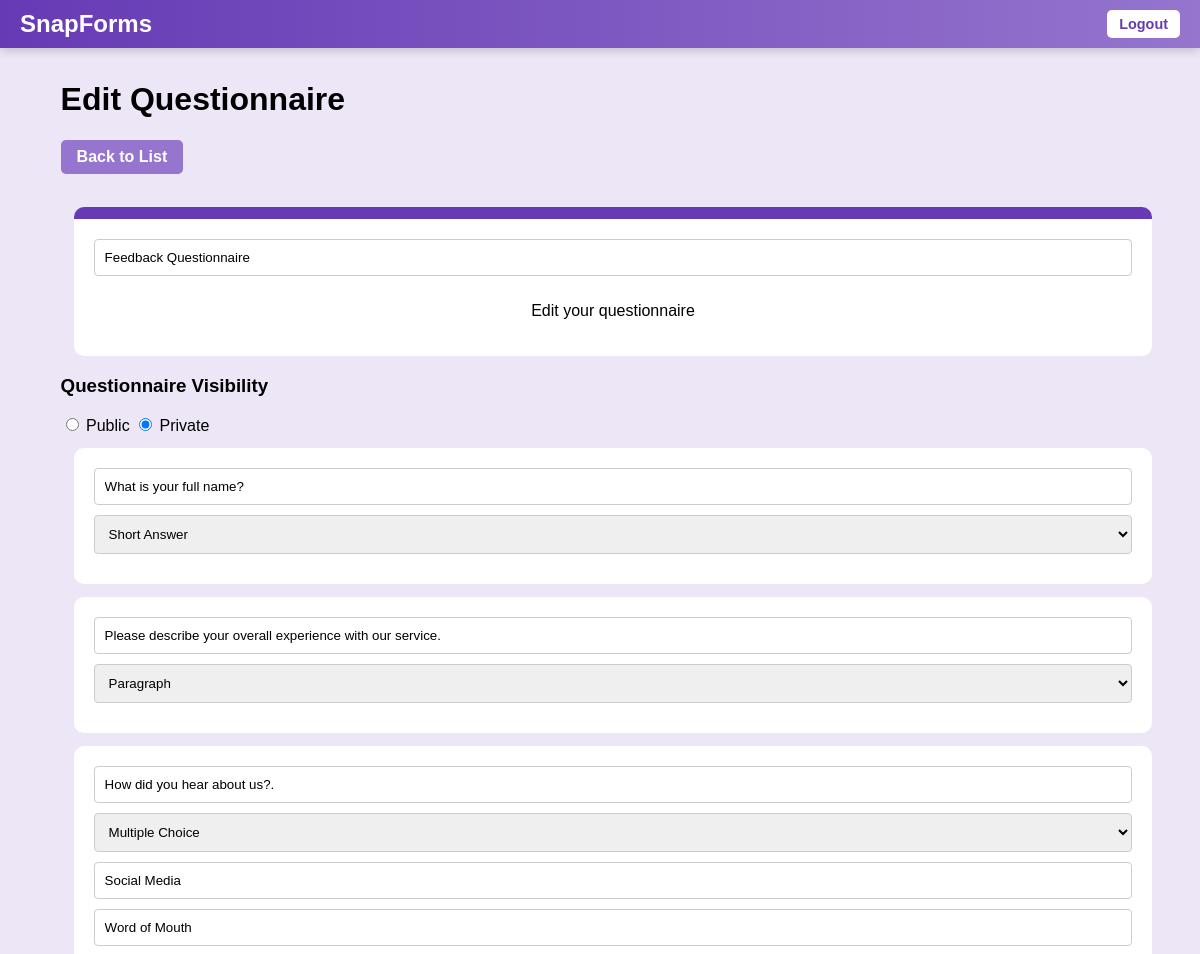
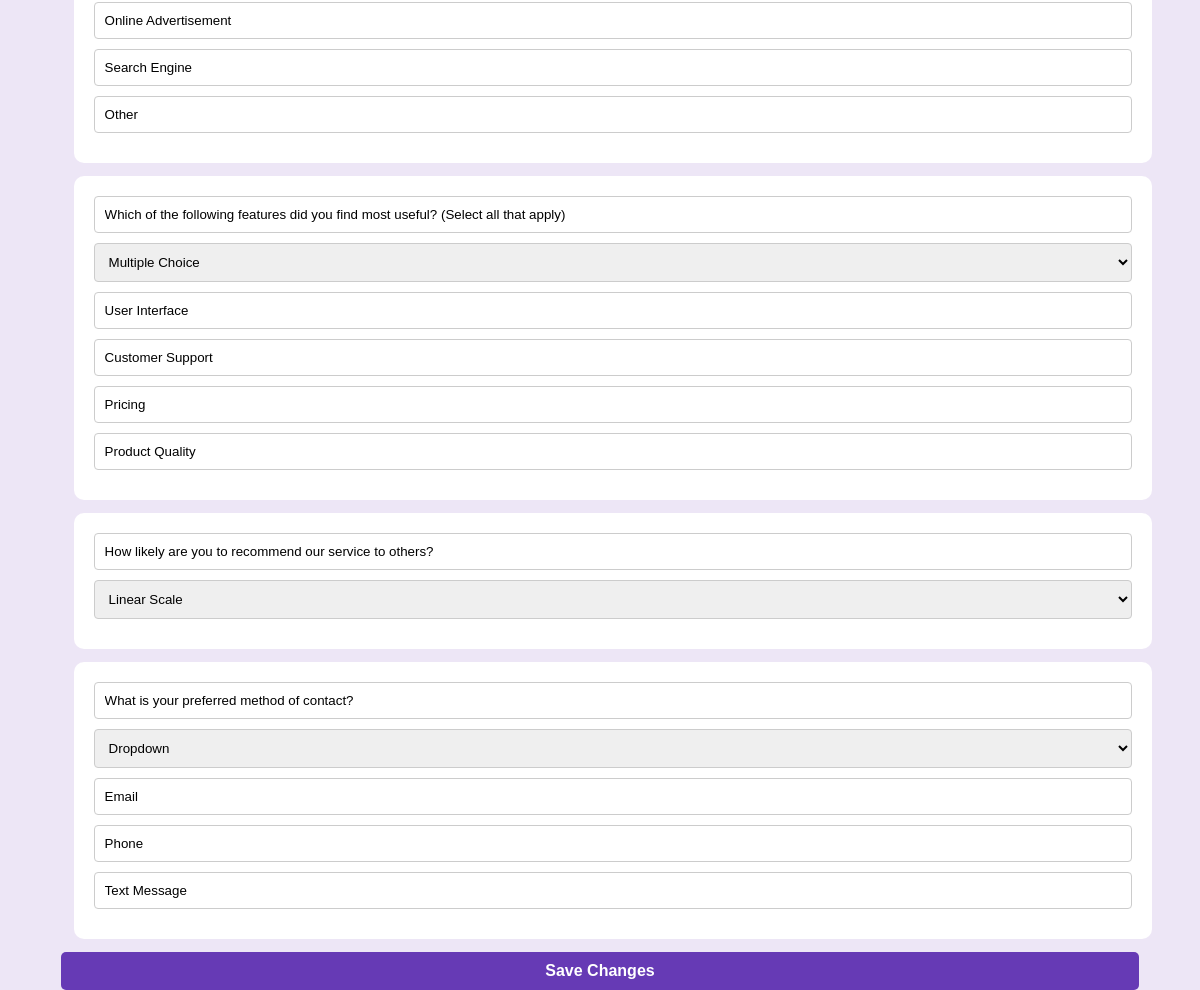
/edit/41/ (signed in), run on the app's committed database (2 pictures, top to bottom).
### accounts/models.py (models this page shows, shortened)
class Questionnaire(models.Model):
    title = models.CharField(max_length=255)
    created_at = models.DateTimeField(auto_now_add=True)
    user = models.ForeignKey(UserProfile, on_delete=models.CASCADE, related_name='questionnaires_users')
    is_public = models.BooleanField(default=True)  # Added field for public/private visibility

class Question(models.Model):
    QUESTION_TYPES = (
        ('short_answer', 'Short Answer'),
        ('paragraph', 'Paragraph'),
        ('multiple_choice', 'Multiple Choice'),
        ('checkboxes', 'Checkboxes'),
        ('dropdown', 'Dropdown'),
        ('linear_scale', 'Linear Scale'),
    )
    questionnaire = models.ForeignKey(Questionnaire, related_name='questions', on_delete=models.CASCADE)
    text = models.CharField(max_length=255)
    question_type = models.CharField(max_length=20, choices=QUESTION_TYPES)

class Option(models.Model):
    question = models.ForeignKey(Question, related_name='options', on_delete=models.CASCADE)
    text = models.CharField(max_length=255)

### accounts/views.py (the view, shortened to what this page needs)
# urls.py: path('edit/<int:pk>/', views.EditQuestionnaireView.as_view(), name='edit_questionnaire')
@method_decorator(login_required, name='dispatch')
class EditQuestionnaireView(TemplateView):
    template_name = 'edit_questionnaire.html'
    def get_context_data(self, **kwargs):
        context = super().get_context_data(**kwargs)
        questionnaire_id = self.kwargs['pk']
        questionnaire = get_object_or_404(Questionnaire, id=questionnaire_id, user__user=self.request.user)
        context['questionnaire'] = questionnaire
        context['questions'] = questionnaire.questions.all()
        context['question_types'] = Question.QUESTION_TYPES  # Pass question types to the template
        return context

### accounts/templates/edit_questionnaire.html (shortened to what this page needs)
{% extends 'base.html' %}
{% block content %}
    <nav class="navbar">
        <div class="logo">SnapForms</div>
        {% if user.is_authenticated %}
            <button class="logout-button" onclick="handleLogout()">Logout</button>
        {% endif %}
    </nav>
    <div class="container">
        <h1>Edit Questionnaire</h1>
        <a href="{% url 'list_questionnaires' %}" class="back-button">Back to List</a>
        <form method="post">
            <div class="main">
                <input type="text" id="formHeading" name="title" value="{{ questionnaire.title }}" required>
                <p>Edit your questionnaire</p>
            </div>
            <div class="form-visibility">
                <h3>Questionnaire Visibility</h3>
                <div class="radio-group">
                    <label>
                        <input type="radio" name="visibility" value="public" {% if questionnaire.is_public %}checked{% endif %}> Public
                    </label>
                    <label>
                        <input type="radio" name="visibility" value="private" {% if not questionnaire.is_public %}checked{% endif %}> Private
                    </label>
                </div>
            </div>
            <div id="questionsContainer">
                {% for question in questions %}
                    <div class="question">
                        <input type="text" name="question_text_{{ question.id }}" value="{{ question.text }}" required>
                        <select name="question_type_{{ question.id }}" required>
                            {% for type in question_types %}
                                <option value="{{ type.0 }}" {% if type.0 == question.question_type %}selected{% endif %}>{{ type.1 }}</option>
                            {% endfor %}
                        </select>
                        {% if question.question_type in 'multiple_choice,checkboxes,dropdown' %}
                            <div class="options">
                                {% for option in question.options.all %}
                                    <input type="text" name="options_{{ question.id }}" value="{{ option.text }}" required>
                                {% endfor %}
                            </div>
                        {% endif %}
                    </div>
                {% endfor %}
            </div>
            <div class="form-actions">
                <button type="submit" class="submit-btn">Save Changes</button>
            </div>
        </form>
    </div>
{% endblock %}

### accounts/templates/base.html (style rules this page uses)
* { font-family: poppins, Arial, sans-serif; box-sizing: border-box; }
body { margin: 0; padding: 0; background-color: #ede6f6; display: flex; justify-content: center; }
.main { background-color: white; border-top: 12px solid #663ab5; border-radius: 10px; margin: 13px; padding: 20px; text-align: center; }
.question { background-color: white; margin: 13px; padding: 20px; border-radius: 10px; position: relative; }
input[type="text"], textarea, select { width: 100%; padding: 10px; margin-bottom: 10px; border: 1px solid #ccc; border-radius: 4px; }
.submit-btn { width: 100%; padding: 10px; background-color: #663ab5; color: white; border: none; border-radius: 4px; cursor: pointer; }
.main { background-color: white; border-top: 12px solid #663ab5; border-radius: 10px; margin: 13px; padding: 20px; text-align: center; width: 100%; }
.question { background-color: white; margin: 13px; padding: 20px; border-radius: 10px; position: relative; width: 100%; }

### accounts/templates/edit_questionnaire.html (style rules this page uses)
body { padding-top: 60px; }
.navbar { position: fixed; top: 0; left: 0; width: 100%; background: linear-gradient(90deg, #663ab5 0%, #9575cd 100%); padding: 10px 20px; display: flex; justify-content: space-between; align-items: center; box-shadow: 0 2px 10px rgba(0, 0, 0, 0.2); z-index: 1000; }
.navbar .logo { font-size: 1.5rem; font-weight: bold; color: white; }
.navbar .logout-button { background-color: #fff; color: #663ab5; border: none; padding: 6px 12px; border-radius: 5px; font-size: 0.9rem; font-weight: bold; cursor: pointer; transition: background-color 0.3s; }
.back-button { display: inline-block; background-color: #9575cd; color: white; padding: 8px 16px; border-radius: 5px; text-decoration: none; font-weight: bold; margin-bottom: 20px; transition: background-color 0.3s; }
.submit-btn { background-color: #663ab5; color: white; border: none; padding: 10px 20px; border-radius: 5px; font-size: 1rem; font-weight: bold; cursor: pointer; transition: background-color 0.3s; }

### data on the page
Questionnaire: title "Feedback Questionnaire", is_public "☐ Public", is_public "☑ Private"
Question: text "What is your full name?", question_type+id "Short Answer"
Question: text "Please describe your overall experience with our service.", question_type+id "Paragraph"
Question: text "How did you hear about us?.", question_type+id "Multiple Choice"
Option: text "Social Media"
Option: text "Word of Mouth"
Option: text "Online Advertisement"
Option: text "Search Engine"
Option: text "Other"
Question: text "Which of the following features did you find most useful? (Select all that apply)", question_type+id "Multiple Choice"
Option: text "User Interface"
Option: text "Customer Support"
Option: text "Pricing"
Option: text "Product Quality"
Question: text "How likely are you to recommend our service to others?", question_type+id "Linear Scale"
Question: text "What is your preferred method of contact?", question_type+id "Dropdown"
Option: text "Email"
Option: text "Phone"
Option: text "Text Message"
